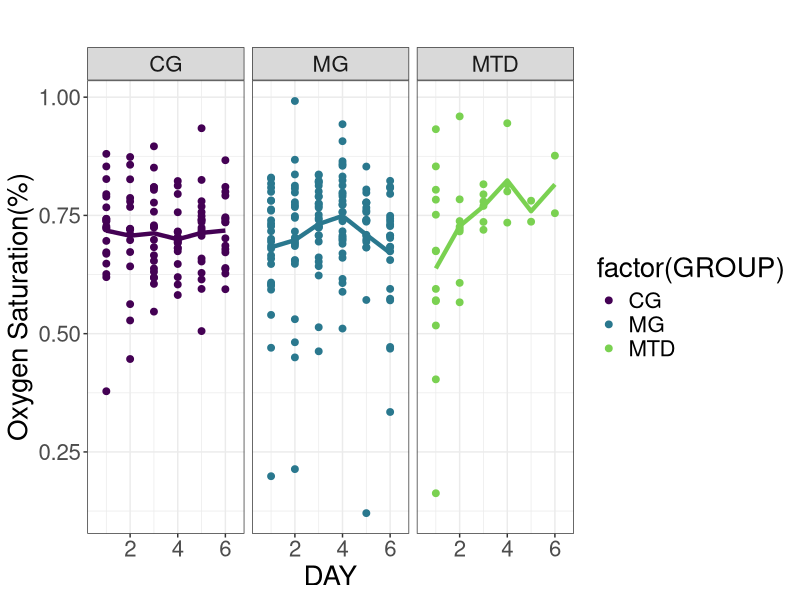
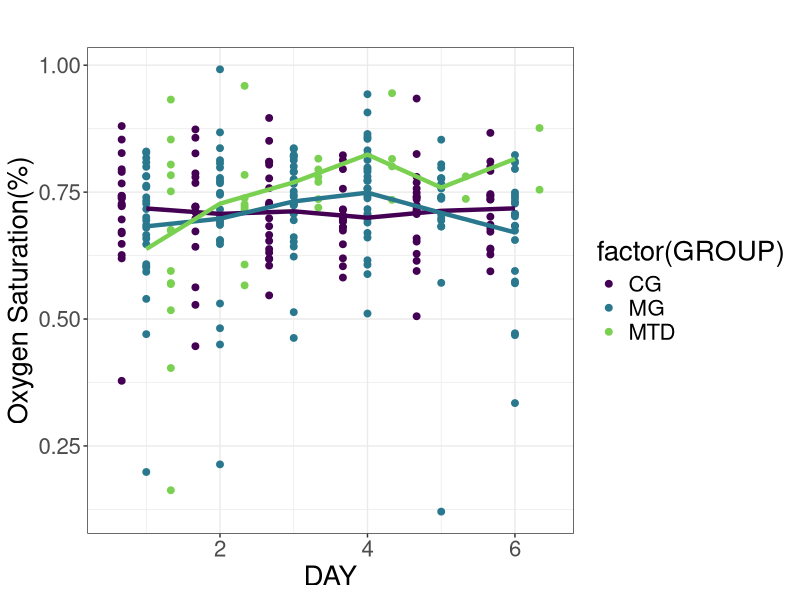
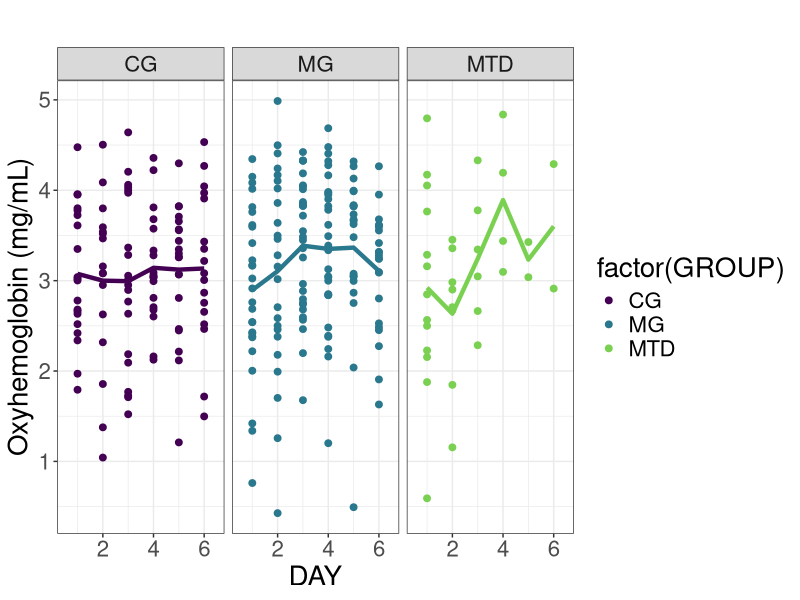
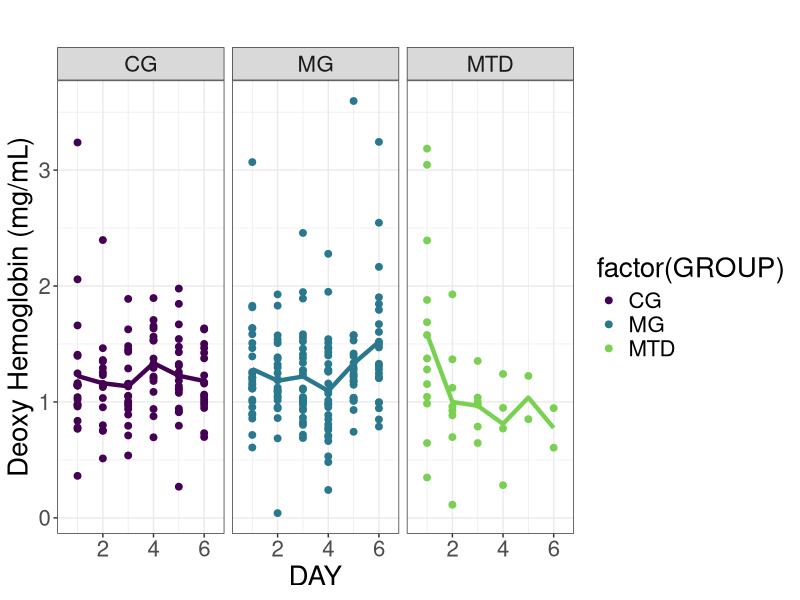
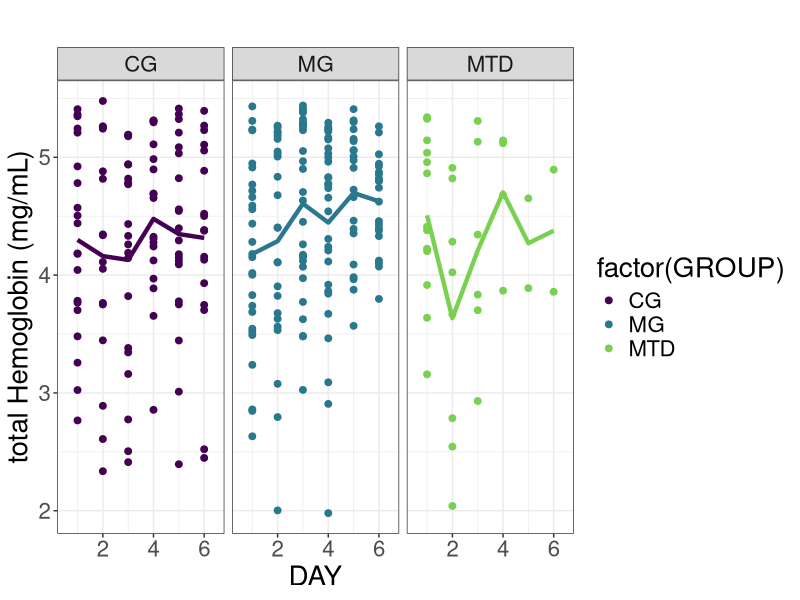
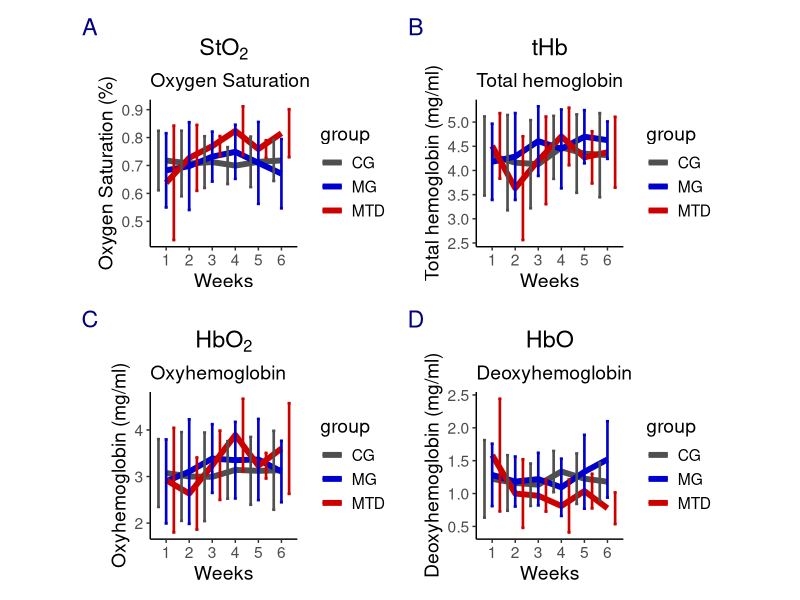
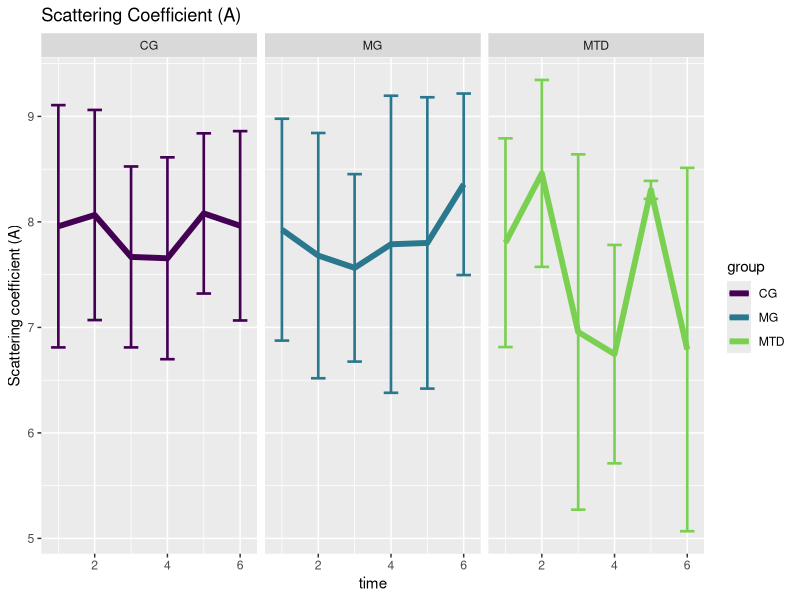
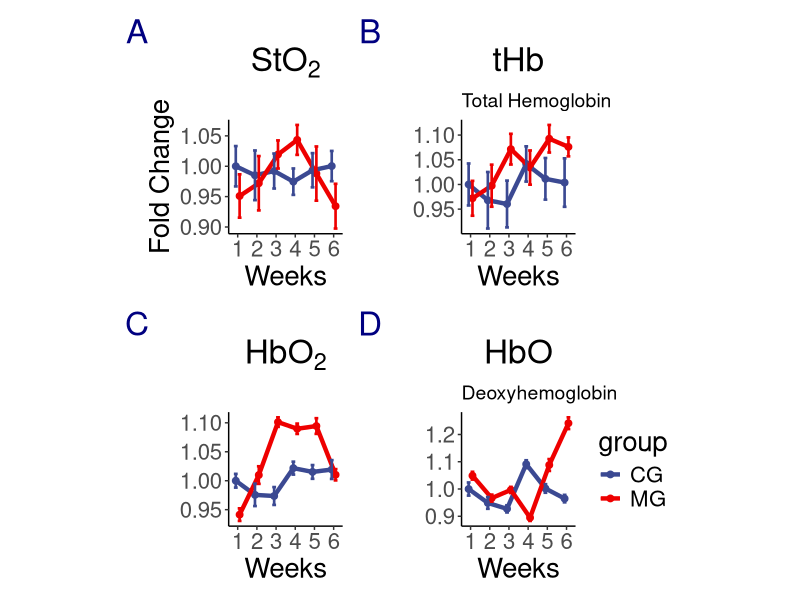

These figures' R source, in order:
#code to plot the StO2 per group with errorbars
library(readr)
library(multcomp)
library(here)

library("ggplot2")
library(scales)
library(nlme)
library(patchwork)
library(ggplot2)
library(tidyverse)
pd<-position_dodge(0.2)
data1 <- read.csv(here("data","Extraction_merged_2018_2020_cohorts_v1.csv"))
attach(data1)
data1$STO2min<-(data1$STO2-data1$STO2_SD)
data1$STO2max<-(data1$STO2+data1$STO2_SD)
data1$HBmin<-(data1$HB-data1$HB_SD)
data1$HBmax<-(data1$HB+data1$HB_SD)
data1$Amin<-(data1$A-data1$A_SD)
data1$Amax<-(data1$A+data1$A_SD)
data1$Bmin<-(data1$B-data1$B_SD)
data1$Bmax<-(data1$B+data1$B_SD)

data1$HBO2<-(data1$HB*data1$STO2)
data1$HBO2_SD<-data1$HB_SD*data1$STO2
data1$HBO2max<-data1$HBO2+data1$HBO2_SD
data1$HBO2min<-data1$HBO2-data1$HBO2_SD

data1$HBO<-data1$HB*(1-data1$STO2)
data1$HBO_SD<-data1$HB_SD*(1-data1$STO2)
data1$HBOmax<-data1$HBO+data1$HBO_SD
data1$HBOmin<-data1$HBO-data1$HBO_SD

#Calculating means 
means1<-aggregate(data1$STO2, by=list(time=data1$DAY,group=data1$GROUP),na.rm=TRUE,FUN=mean) #from StO2
sdevs1<-aggregate(data1$STO2, by=list(time=data1$DAY,group=data1$GROUP),na.rm=TRUE,FUN=sd) #from StO2
means1$STO2<-means1$x
means1$SDSTO2<-sdevs1$x
means2<-aggregate(data1$HB, by=list(time=data1$DAY,group=data1$GROUP),na.rm=TRUE,FUN=mean) #from Hb
sdevs2<-aggregate(data1$HB, by=list(time=data1$DAY,group=data1$GROUP),na.rm=TRUE,FUN=sd) #from Hb
means2$HB<-means2$x
means2$HBSD<-sdevs2$x
means3<-aggregate(data1$A, by=list(time=data1$DAY,group=data1$GROUP),na.rm=TRUE,FUN=mean) #from Hb
sdevs3<-aggregate(data1$A, by=list(time=data1$DAY,group=data1$GROUP),na.rm=TRUE,FUN=sd) #from Hb
means3$A<-means3$x
means3$ASD<-sdevs3$x

OxyHbmeans<-aggregate(data1$HBO2, by=list(time=data1$DAY,group=data1$GROUP),na.rm=TRUE,FUN=mean) #from HbO2
OxyHbstd<-aggregate(data1$HBO2, by=list(time=data1$DAY,group=data1$GROUP),na.rm=TRUE,FUN=sd) #from HbO2
OxyHbmeans$OxyHemoglobin<-OxyHbmeans$x
OxyHbmeans$OxyHbSD<-OxyHbstd$x

DeoxyHbmeans<-aggregate(data1$HBO, by=list(time=data1$DAY,group=data1$GROUP),na.rm=TRUE,FUN=mean) #from Hb
DeoxyHbstd<-aggregate(data1$HBO, by=list(time=data1$DAY,group=data1$GROUP),na.rm=TRUE,FUN=sd) #from Hb
DeoxyHbmeans$DeoxyHemoglobin<-DeoxyHbmeans$x
DeoxyHbmeans$DeoxyHbSD<-DeoxyHbstd$x

##scatter plot per group

#StO2 plot per week per group with means ****best one****
pd=position_dodge(1.0)
ggplot(data1,aes(x=DAY, y=STO2))+theme_bw()+
  theme(text=element_text(size=20))+
  geom_point(aes(color=factor(GROUP)), position=pd, size=2)+
  stat_summary(aes(group=GROUP,color=factor(GROUP)), fun.y=mean, geom="line",linetype=1, size=1.5,show.legend=FALSE)+
  scale_color_viridis_d(end = 0.8)+
  labs(title='',y="Oxygen Saturation(%)")+
  facet_wrap(~GROUP,ncol=5)


####StO2 integrated plot
pd=position_dodge(1.0)
ggplot(data1,aes(x=DAY, y=STO2))+theme_bw()+
  theme(text=element_text(size=20))+
  geom_point(aes(color=factor(GROUP)), position=pd, size=2)+
  stat_summary(aes(group=GROUP,color=factor(GROUP)), fun.y=mean, geom="line",linetype=1, size=1.5,show.legend=FALSE)+
  scale_color_viridis_d(end = 0.8)+
  labs(title='',y="Oxygen Saturation(%)")


#HbO2 plot per week per group with means ****best one****
pd=position_dodge(1.0)
ggplot(data1,aes(x=DAY, y=HBO2))+theme_bw()+
  theme(text=element_text(size=20))+
  geom_point(aes(color=factor(GROUP)), position=pd, size=2)+
  stat_summary(aes(group=GROUP,color=factor(GROUP)), fun.y=mean, geom="line",linetype=1, size=1.5,show.legend=FALSE)+
  scale_color_viridis_d(end = 0.8)+
  labs(title='',y="Oxyhemoglobin (mg/mL)")+
  facet_wrap(~GROUP,ncol=5)

#HbO plot per week per group with means ****best one****
pd=position_dodge(1.0)
ggplot(data1,aes(x=DAY, y=HBO))+theme_bw()+
  theme(text=element_text(size=20))+
  geom_point(aes(color=factor(GROUP)), position=pd, size=2)+
  stat_summary(aes(group=GROUP,color=factor(GROUP)), fun.y=mean, geom="line",linetype=1, size=1.5,show.legend=FALSE)+
  scale_color_viridis_d(end = 0.8)+
  labs(title='',y="Deoxy Hemoglobin (mg/mL)")+
  facet_wrap(~GROUP,ncol=5)



#tHb plot per week per group with means ****best one****
pd=position_dodge(1.0)
ggplot(data1,aes(x=DAY, y=HB))+theme_bw()+
  theme(text=element_text(size=20))+
  geom_point(aes(color=factor(GROUP)), position=pd, size=2)+
  stat_summary(aes(group=GROUP,color=factor(GROUP)), fun.y=mean, geom="line",linetype=1, size=1.5,show.legend=FALSE)+
  scale_color_viridis_d(end = 0.8)+
  labs(title='',y="total Hemoglobin (mg/mL)")+
  facet_wrap(~GROUP,ncol=5)






###plotting mean values####
txt1<-14
g1<-ggplot(means1,aes(x=time,y=STO2))+geom_line(aes(color=group),size=2)+theme_classic()+
  geom_errorbar(aes(ymin=STO2-SDSTO2,ymax=STO2+SDSTO2,color=group),width=0.4, size=0.9,position=pd)+
  scale_color_manual(values=c('gray31','blue3','red3'))+
  scale_x_continuous(breaks=seq(1,6,1))+
  labs(title=expression(StO[2]),subtitle='Oxygen Saturation', y='Oxygen Saturation (%)', x='Weeks')+
  theme(plot.title = element_text(hjust = 0.5),
        plot.subtitle = element_text (size=14),
        text=element_text(size=txt1),
        aspect.ratio = 1)


g2<-ggplot(means2,aes(x=time,y=HB))+geom_line(aes(color=group),size=2)+theme_classic()+
  geom_errorbar(aes(ymin=HB-HBSD,ymax=HB+HBSD,color=group),width=0.4, size=0.9,position=pd)+
  scale_color_manual(values=c('gray31','blue3','red3'))+
  scale_x_continuous(breaks=seq(1,6,1))+
  labs(title=expression(tHb),subtitle='Total hemoglobin', y='Total hemoglobin (mg/ml)', x='Weeks')+
  theme(plot.title = element_text(hjust = 0.5),
        plot.subtitle = element_text (size=14),
        text=element_text(size=txt1),
        aspect.ratio = 1)

g3<-ggplot(OxyHbmeans,aes(x=time,y=OxyHemoglobin))+geom_line(aes(color=group),size=2)+theme_classic()+
  geom_errorbar(aes(ymin=OxyHemoglobin-OxyHbSD,ymax=OxyHemoglobin+OxyHbSD,color=group),width=0.4, size=0.9,position=pd)+
  scale_color_manual(values=c('gray31','blue3','red3'))+
  scale_x_continuous(breaks=seq(1,6,1))+
  labs(title=expression(HbO[2]),subtitle='Oxyhemoglobin ', y='Oxyhemoglobin (mg/ml)', x='Weeks')+
  theme(plot.title = element_text(hjust = 0.5),
        plot.subtitle = element_text (size=14),
        text=element_text(size=txt1),
        aspect.ratio = 1)

g4<-ggplot(DeoxyHbmeans,aes(x=time,y=DeoxyHemoglobin))+geom_line(aes(color=group),size=2)+theme_classic()+
  geom_errorbar(aes(ymin=DeoxyHemoglobin-DeoxyHbSD,ymax=DeoxyHemoglobin+DeoxyHbSD,color=group),width=0.4, size=0.9,position=pd)+
  scale_color_manual(values=c('gray31','blue3','red3'))+
  scale_x_continuous(breaks=seq(1,6,1))+
  labs(title=expression(HbO),subtitle='Deoxyhemoglobin ', y='Deoxyhemoglobin (mg/ml)', x='Weeks')+
  theme(plot.title = element_text(hjust = 0.5),
        plot.subtitle = element_text (size=14),
        text=element_text(size=txt1),
        aspect.ratio = 1)


##plotting
g1+g2+g3+g4+plot_layout(nrow=2)+
  plot_annotation(tag_levels='A')&
  theme(plot.tag=element_text(colour = 'navyblue'))


ggplot(means3,aes(x=time,y=A))+geom_line(aes(color=group),size=2)+
  geom_errorbar(aes(ymin=A-ASD,ymax=A+ASD,color=group),width=0.4, size=0.9,position=pd)+facet_wrap(~group)+
  scale_color_viridis_d(end = 0.8)+
  ggtitle("Scattering Coefficient (A)")+labs(y="Scattering coefficient (A)") #plot mean scattering coeff values




###April 2021: For this graphs the baseline value will be the Control Day 1 values for all variables
# The fold changes will be calculated 
#relative to the CG group then, not using each group as its own calibrator
#In each case the baseline value is pasted in the dataframe and the fold change in calculated.

#StO2
means1<-means1%>%
  mutate(Baseline=rep(data1 %>%
              filter(GROUP=='CG',DAY==1) %>%
              summarize(val=as.numeric(mean(STO2,na.rm=TRUE)
                           ))))
means1<-means1%>%
  mutate(Fold_change=STO2/as.numeric(Baseline))



#Hb
means2<-means2%>%
  mutate(Baseline=rep(data1 %>%
                        filter(GROUP=='CG',DAY==1) %>%
                        summarize(val=as.numeric(mean(HB,na.rm=TRUE)
                        ))))

means2<-means2%>%
  mutate(Fold_change=HB/as.numeric(Baseline))

#A
means3<-means3%>%
  mutate(Baseline=rep(data1 %>%
                        filter(GROUP=='CG',DAY==1) %>%
                        summarize(val=as.numeric(mean(A,na.rm=TRUE)
                        ))))

means3<-means3%>%
  mutate(Fold_change=A/as.numeric(Baseline))

#OxyHb
OxyHbmeans<-OxyHbmeans%>%
  mutate(Baseline=rep(data1 %>%
                        filter(GROUP=='CG',DAY==1) %>%
                        summarize(val=as.numeric(mean(HBO2,na.rm=TRUE)
                        ))))


OxyHbmeans<-OxyHbmeans%>%
  mutate(Fold_change=OxyHemoglobin/as.numeric(Baseline))

#DeoxyHb
DeoxyHbmeans<-DeoxyHbmeans%>%
  mutate(Baseline=rep(data1 %>%
                        filter(GROUP=='CG',DAY==1) %>%
                        summarize(val=as.numeric(mean(HBO,na.rm=TRUE)
                        ))))


DeoxyHbmeans<-DeoxyHbmeans%>%
  mutate(Fold_change=DeoxyHemoglobin/as.numeric(Baseline))


##getting a subset of StO2 values without NAs
Trimmed<-data1%>%filter(!is.na(STO2)) #extracting the non NA values 
Numbers<-aggregate(Trimmed$STO2, by=list(time=Trimmed$DAY,group=Trimmed$GROUP),FUN=length) #counting the number of occurrences per group per week
names(Numbers)<-c('Week','Group','Observations')
#Calculate fold change and pasting number of observations per group per week
##StO2

means1$Baseline<-as.numeric(means1$Baseline)
means1$Observations<-Numbers$Observations
means1$StandErr<-means1$SDSTO2/(means1$Observations)^0.5
means1$FoldErr<-means1$StandErr/means1$Baseline


##total hemoglobin
means2$Baseline<-as.numeric(means2$Baseline)
means2$Hbfoldchange<-means2$HB/means2$Baseline #Mean Hb fold change
means2$Observations<-Numbers$Observations
means2$StandErr<-means2$HBSD/(means2$Observations)^0.5
means2$FoldErr<-means2$StandErr/means2$Baseline

##A (reduced scattering coefficient)
means3$Baseline<-as.numeric(means3$Baseline)
means3$Afoldchange<-means3$A/means3$Baseline #Mean A fold change
means3$Observations<-Numbers$Observations
means3$StandErr<-means3$ASD/(means3$Observations)^0.5
means3$FoldErr<-means3$StandErr/means3$Baseline

###HbO2####

OxyHbmeans$Baseline<-as.numeric(OxyHbmeans$Baseline)
OxyHbmeans$OxyHbfoldchange<-OxyHbmeans$OxyHemoglobin/OxyHbmeans$Baseline
OxyHbmeans$Observations<-Numbers$Observations
OxyHbmeans$StandErr<-OxyHbmeans$OxyHbSD/(OxyHbmeans$Observations)
OxyHbmeans$FoldErr<-OxyHbmeans$StandErr/OxyHbmeans$Baseline

##Hb###

DeoxyHbmeans$Baseline<-as.numeric(DeoxyHbmeans$Baseline)
DeoxyHbmeans$DeoxyHbfoldchange<-DeoxyHbmeans$DeoxyHemoglobin/DeoxyHbmeans$Baseline
DeoxyHbmeans$Observations<-Numbers$Observations
DeoxyHbmeans$StandErr<-DeoxyHbmeans$DeoxyHbSD/(DeoxyHbmeans$Observations)
DeoxyHbmeans$FoldErr<-DeoxyHbmeans$StandErr/DeoxyHbmeans$Baseline

#plot fold changes
library(patchwork)
library(ggsci)
pd=position_dodge(0.4)
thm1<-scale_color_aaas()
txt<-20
clr<-c('gray31','blue3','red3')
p1<-ggplot(subset(means1,group %in% c("CG","MG")),aes(x=time, y=Fold_change))+theme_classic()+
  geom_point(aes(color=group,group=group),size=2, position=pd,show.legend = FALSE)+
  geom_line(aes(color=group,group=group),size=1.5,position=pd,show.legend = FALSE)+
  geom_errorbar(aes(ymin=Fold_change-FoldErr,ymax=Fold_change+FoldErr,color=group),width=0.4, size=0.9,position=pd,show.legend = FALSE)+
  scale_x_continuous(breaks=seq(1,6,1))+
  labs(title=expression(StO[2]),y='Fold Change', x='Weeks')+ #plot StO2 fold change
  theme(plot.title = element_text(hjust = 0.5),
        plot.subtitle = element_text (size=14),
        text=element_text(size=txt),
        aspect.ratio = 1)+
  thm1



p2<-ggplot(subset(means2,group %in% c("CG","MG")),aes(x=time, y=Fold_change))+theme_classic()+
  geom_point(aes(color=group,group=group),size=2, position=pd,show.legend = FALSE)+
  geom_line(aes(color=group,group=group),size=1.5, position=pd,show.legend = FALSE)+
  geom_errorbar(aes(ymin=Fold_change-FoldErr,ymax=Fold_change+FoldErr,color=group),width=0.4, size=0.9, position=pd,show.legend = FALSE)+
  theme(text=element_text(size=txt),aspect.ratio = 1)+
  scale_x_continuous(breaks=seq(1,6,1))+
  labs(title=expression(tHb), subtitle='Total Hemoglobin',y='', x='Weeks')+
  theme(plot.title = element_text(hjust = 0.5),
        plot.subtitle = element_text (size=14),
        text=element_text(size=txt),
        aspect.ratio = 1)+thm1


p3<-ggplot(subset(means3,group %in% c("CG","MG")),aes(x=time, y=Fold_change))+theme_classic()+
  geom_point(aes(color=group,group=group),size=2, position=pd,show.legend = FALSE)+
  geom_line(aes(color=group,group=group),size=1.5, position=pd,show.legend = FALSE)+
  geom_errorbar(aes(ymin=Fold_change-FoldErr,ymax=Fold_change+FoldErr,color=group),width=0.4, size=0.9, position=pd,show.legend = FALSE)+
  theme(text=element_text(size=txt),aspect.ratio = 1)+
  scale_x_continuous(breaks=seq(1,6,1))+labs(title=expression(mu[s]^{"'"}), y='', x='Weeks')+
  theme(plot.title = element_text(hjust = 0.5),
        plot.subtitle = element_text (size=14),
        text=element_text(size=txt),
        aspect.ratio = 1)+thm1


p4<-ggplot(subset(OxyHbmeans,group %in% c("CG","MG")),aes(x=time, y=Fold_change))+theme_classic()+
  geom_point(aes(color=group,group=group),size=2, position=pd,show.legend = FALSE)+
  geom_line(aes(color=group,group=group),size=1.5,position=pd,show.legend = FALSE)+
  geom_errorbar(aes(ymin=Fold_change-FoldErr,ymax=Fold_change+FoldErr,color=group),width=0.4, size=0.9,position=pd,show.legend = FALSE)+
  theme(text=element_text(size=txt),aspect.ratio = 1)+scale_x_continuous(breaks=seq(1,6,1))+
  labs(title=expression(HbO[2]), y='', x='Weeks')+
  theme(plot.title = element_text(hjust = 0.5),
        plot.subtitle = element_text (size=14),
        text=element_text(size=txt),
        aspect.ratio = 1)+thm1


p5<-ggplot(subset(DeoxyHbmeans,group %in% c("CG","MG")),aes(x=time, y=Fold_change))+theme_classic()+
  geom_point(aes(color=group,group=group),size=2, position=pd)+
  geom_line(aes(color=group,group=group),size=1.5,position=pd)+
  geom_errorbar(aes(ymin=Fold_change-FoldErr,ymax=Fold_change+FoldErr,color=group),width=0.4, size=0.9,position=pd)+
  theme(text=element_text(size=txt),aspect.ratio = 1)+
  scale_x_continuous(breaks=seq(1,6,1))+
  labs(title=expression(HbO),subtitle='Deoxyhemoglobin', y='', x='Weeks')+
  theme(plot.title = element_text(hjust = 0.5),
        plot.subtitle = element_text (size=14),
        text=element_text(size=txt),
        aspect.ratio = 1)+
  thm1



p1+p2+p4+p5+
  plot_layout(nrow=2)+
  plot_annotation(tag_levels='A')&
  theme(plot.tag=element_text(colour = 'navyblue'))


#StO2 plot per week per group with means ****best one****
# pd=position_dodge(1.0)
# ggplot(data1,aes(x=DAY, y=STO2, linetype=TUMOR))+theme_bw()+
#   theme(text=element_text(size=20))+
#   geom_point(aes(color=factor(TUMOR)), position=pd, size=2)+
#   geom_line(aes(color=factor(TUMOR)), position=pd,size=1)+
#   scale_x_continuous(breaks=seq(1,6,1))+
#   geom_errorbar(aes(ymin=STO2min, ymax=STO2max,color=factor(TUMOR),linetype=NULL), width=2,position=pd,size=0.6,show.legend = FALSE)+
#   geom_text(data = data1, aes(x = 4.35, y = STO2, label = TUMOR),
#             size = 4, hjust = 1, fontface = "bold")+
#   stat_summary(aes(group=GROUP), fun.y=mean, geom="line",linetype=1, size=1.5,show.legend=FALSE)+
#   labs(title='',y="Oxygen Saturation(%)")+
#   facet_wrap(~ID,ncol=5)




#StO2 plot per week per subject per group MG **best**
library(ggrepel)
library(grid)
library(tidyverse)


#geom_label_repel(data=subset(data1,GROUP=='MG'),aes(label = TUMOR , fill=factor(TUMOR)),
#box.padding   = 0.35, 
#point.padding = 0.5,
#color ='black',
#show.legend = FALSE)+

#StO2 plots 
#################################################################

#MG group
pd=position_dodge(1.0)
ggplot(data=subset(data1,GROUP=='MG'),aes(x=DAY, y=STO2, linetype=TUMOR))+theme_bw()+
  geom_point(aes(color=TUMOR), position=pd, size=2, show.legend = FALSE)+
  geom_line(aes(color=factor(TUMOR)), position=pd,size=2, linetype="solid")+
  scale_x_continuous(breaks=seq(1,6,1))+
  geom_errorbar(aes(ymin=STO2min, ymax=STO2max,
                    color=factor(TUMOR),
                    linetype=NULL), width=0.5,position=pd,size=1,show.legend = FALSE)+
  scale_color_viridis_d(end = 0.75)+
  guides(color = guide_legend(override.aes = list(size = 6)))+
  stat_summary(aes(group=GROUP), fun.y=mean, geom="line",linetype=1, size=1.5,show.legend=FALSE)+
  facet_wrap(~ID,nrow=2)+
  labs(title='METRONOMIC',y="Oxygen Saturation(%)")+
  theme(text=element_text(size=20),plot.title = element_text(hjust = 0.5),
        legend.text=element_text(size=20),legend.position = "bottom",aspect.ratio = 0.75)



#tHb plots
#################################################################
#MG group
pd=position_dodge(1.0)
ggplot(data=subset(data1,GROUP=='MG'),aes(x=DAY, y=HB, linetype=TUMOR))+theme_bw()+
  geom_point(aes(color=TUMOR), position=pd, size=2, show.legend = FALSE)+
  geom_line(aes(color=factor(TUMOR)), position=pd,size=2, linetype="solid")+
  scale_x_continuous(breaks=seq(1,6,1))+
  geom_errorbar(aes(ymin=HBmin, ymax=HBmax,
                    color=factor(TUMOR),
                    linetype=NULL), width=0.5,position=pd,size=1,show.legend = FALSE)+
  scale_color_viridis_d(end = 0.75)+
  guides(color = guide_legend(override.aes = list(size = 6)))+
  stat_summary(aes(group=GROUP), fun.y=mean, geom="line",linetype=1, size=1.5,show.legend=FALSE)+
  facet_wrap(~ID,nrow=2)+
  labs(title='METRONOMIC',y="Total hemoglobin (mg/mL)")+
  theme(text=element_text(size=20),plot.title = element_text(hjust = 0.5),
        legend.text=element_text(size=20),legend.position = "bottom",aspect.ratio = 0.75)


#HbO2 plots
################################
#MG group
library(ggrepel)
library(tidyverse)
pd=position_dodge(1.0)
ggplot(data=subset(data1,GROUP=='MG'),aes(x=DAY, y=HBO2, linetype=TUMOR))+theme_bw()+
  geom_point(aes(color=TUMOR), position=pd, size=2, show.legend = FALSE)+
  geom_line(aes(color=factor(TUMOR)), position=pd,size=2, linetype="solid")+
  scale_x_continuous(breaks=seq(1,6,1))+
  geom_errorbar(aes(ymin=HBO2min, ymax=HBO2max,
                    color=factor(TUMOR),
                    linetype=NULL), width=0.5,position=pd,size=1,show.legend = FALSE)+
  scale_color_viridis_d(end = 0.75)+
  guides(color = guide_legend(override.aes = list(size = 6)))+
  stat_summary(aes(group=GROUP), fun.y=mean, geom="line",linetype=1, size=1.5,show.legend=FALSE)+
  facet_wrap(~ID,nrow =2)+
  labs(title='METRONOMIC',y="HbO2(mg/mL)")+
  theme(text=element_text(size=20),plot.title = element_text(hjust = 0.5),
        legend.text=element_text(size=20),legend.position = "bottom",aspect.ratio = 0.75)


#HbO plots
##############################
#MG group
pd=position_dodge(1.0)
ggplot(data=subset(data1,GROUP=='MG'),aes(x=DAY, y=HBO, linetype=TUMOR))+theme_bw()+
  geom_point(aes(color=TUMOR), position=pd, size=2, show.legend = FALSE)+
  geom_line(aes(color=factor(TUMOR)), position=pd,size=2, linetype="solid")+
  scale_x_continuous(breaks=seq(1,6,1))+
  geom_errorbar(aes(ymin=HBOmin, ymax=HBOmax,
                    color=factor(TUMOR),
                    linetype=NULL), width=0.5,position=pd,size=1,show.legend = FALSE)+
  scale_color_viridis_d(end = 0.75)+
  guides(color = guide_legend(override.aes = list(size = 6)))+
  stat_summary(aes(group=GROUP), fun.y=mean, geom="line",linetype=1, size=1.5,show.legend=FALSE)+
  facet_wrap(~ID,nrow=2)+
  labs(title='METRONOMIC',y=" Deoxyhemoglobin (mg/mL)")+
  theme(text=element_text(size=20),plot.title = element_text(hjust = 0.5),
        legend.text=element_text(size=20),legend.position = "bottom",aspect.ratio = 0.75)



####Mean values
